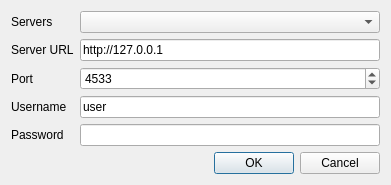
<?xml version="1.0" encoding="UTF-8"?>
<ui version="4.0">
 <class>SubsonicLogin</class>
 <widget class="QDialog" name="SubsonicLogin">
  <property name="geometry">
   <rect>
    <x>0</x>
    <y>0</y>
    <width>391</width>
    <height>184</height>
   </rect>
  </property>
  <property name="windowTitle">
   <string>Dialog</string>
  </property>
  <layout class="QVBoxLayout" name="verticalLayout">
   <item>
    <layout class="QFormLayout" name="formLayout">
     <item row="1" column="1">
      <widget class="QLineEdit" name="subsonic_url">
       <property name="text">
        <string>http://127.0.0.1</string>
       </property>
      </widget>
     </item>
     <item row="3" column="1">
      <widget class="QLineEdit" name="subsonic_user">
       <property name="text">
        <string>user</string>
       </property>
      </widget>
     </item>
     <item row="2" column="1">
      <widget class="QSpinBox" name="subsonic_port">
       <property name="sizePolicy">
        <sizepolicy hsizetype="Expanding" vsizetype="Fixed">
         <horstretch>0</horstretch>
         <verstretch>0</verstretch>
        </sizepolicy>
       </property>
       <property name="maximum">
        <number>9999999</number>
       </property>
       <property name="value">
        <number>4533</number>
       </property>
      </widget>
     </item>
     <item row="2" column="0">
      <widget class="QLabel" name="label">
       <property name="text">
        <string>Port</string>
       </property>
      </widget>
     </item>
     <item row="3" column="0">
      <widget class="QLabel" name="label_2">
       <property name="text">
        <string>Username</string>
       </property>
      </widget>
     </item>
     <item row="4" column="0">
      <widget class="QLabel" name="label_3">
       <property name="text">
        <string>Password</string>
       </property>
      </widget>
     </item>
     <item row="1" column="0">
      <widget class="QLabel" name="label_4">
       <property name="text">
        <string>Server URL</string>
       </property>
      </widget>
     </item>
     <item row="4" column="1">
      <widget class="QLineEdit" name="subsonic_password">
       <property name="echoMode">
        <enum>QLineEdit::EchoMode::Password</enum>
       </property>
      </widget>
     </item>
     <item row="0" column="0">
      <widget class="QLabel" name="label_5">
       <property name="text">
        <string>Servers</string>
       </property>
      </widget>
     </item>
     <item row="0" column="1">
      <widget class="QComboBox" name="subsonic_servers"/>
     </item>
    </layout>
   </item>
   <item>
    <widget class="QDialogButtonBox" name="buttonBox">
     <property name="orientation">
      <enum>Qt::Orientation::Horizontal</enum>
     </property>
     <property name="standardButtons">
      <set>QDialogButtonBox::StandardButton::Cancel|QDialogButtonBox::StandardButton::Ok</set>
     </property>
    </widget>
   </item>
  </layout>
 </widget>
 <tabstops>
  <tabstop>subsonic_servers</tabstop>
  <tabstop>subsonic_url</tabstop>
  <tabstop>subsonic_port</tabstop>
  <tabstop>subsonic_user</tabstop>
  <tabstop>subsonic_password</tabstop>
 </tabstops>
 <resources/>
 <connections>
  <connection>
   <sender>buttonBox</sender>
   <signal>accepted()</signal>
   <receiver>SubsonicLogin</receiver>
   <slot>accept()</slot>
   <hints>
    <hint type="sourcelabel">
     <x>248</x>
     <y>254</y>
    </hint>
    <hint type="destinationlabel">
     <x>157</x>
     <y>274</y>
    </hint>
   </hints>
  </connection>
  <connection>
   <sender>buttonBox</sender>
   <signal>rejected()</signal>
   <receiver>SubsonicLogin</receiver>
   <slot>reject()</slot>
   <hints>
    <hint type="sourcelabel">
     <x>316</x>
     <y>260</y>
    </hint>
    <hint type="destinationlabel">
     <x>286</x>
     <y>274</y>
    </hint>
   </hints>
  </connection>
 </connections>
</ui>
